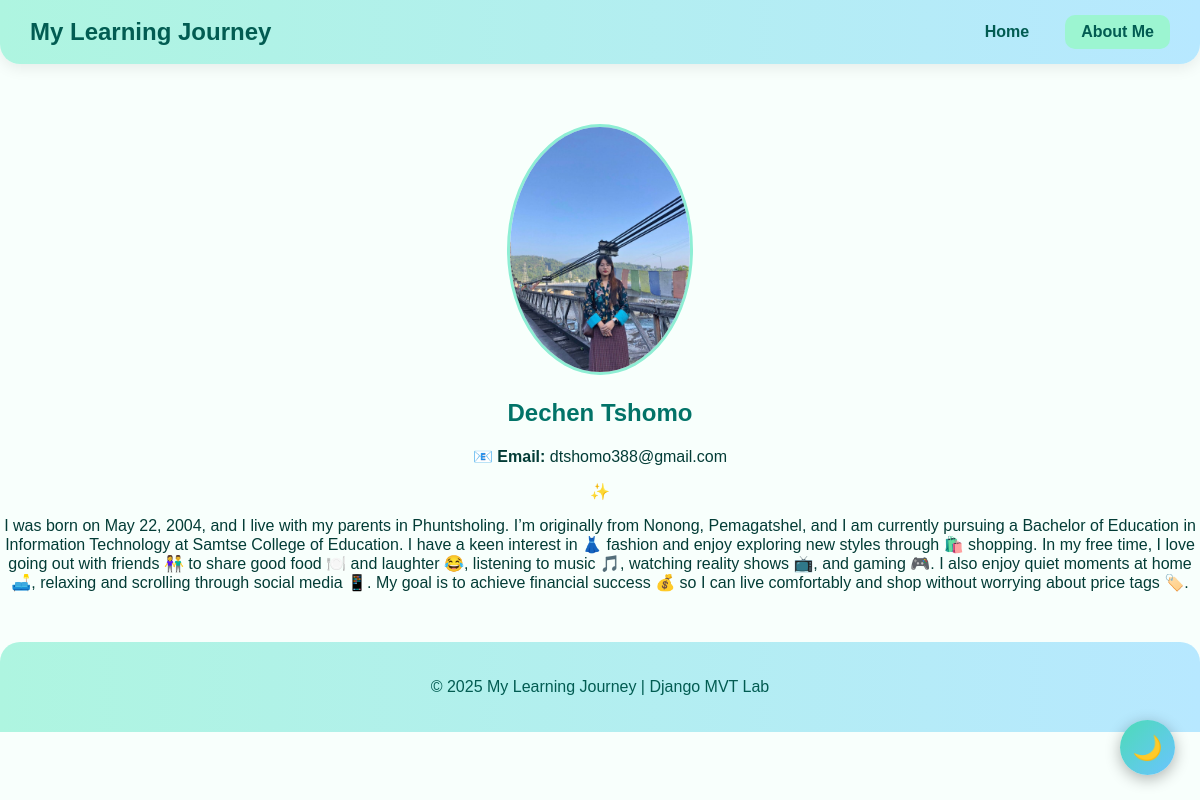
The page /about/ on the database its author committed.
### dtJourney/models.py (models this page shows, shortened)
class Profile(models.Model):
    full_name = models.CharField(max_length=100)
    email = models.EmailField(blank=True)
    bio = models.TextField(blank=True)

### dtJourney/views.py (the view)
# urls.py: path('about/', views.about_me, name='about_me') # about page
def about_me(request):
    profile = Profile.objects.first()
    return render(request, 'aboutme.html', {'profile': profile})

### dtJourney/templates/aboutme.html (shortened to what this page needs)
{% load static %}
<!DOCTYPE html>
<html lang="en">
<head>
  <link rel="stylesheet" href="{% static 'styles/styles.css' %}">
</head>
<body>
  <header class="top-bar">
    <div class="site-title">My Learning Journey</div>
    <div class="nav-links">
      <a href="{% url 'dtJourney:index' %}">Home</a>
      <a href="{% url 'dtJourney:about_me' %}" class="active">About Me</a>
    </div>
  </header>
  <main style="text-align:center; margin-top:60px;">
    {% if profile %}
      <img src="{% static 'images/myself.jpg' %}" alt="{{ profile.full_name }}" style="width:180px; border-radius:50%; border:3px solid #8eeed4;">
      <h2 style="margin-top:20px; color:#027368;">{{ profile.full_name }}</h2>
      <p><strong>📧 Email:</strong> {{ profile.email }}</p>
      <p style="max-width:600px; margin:auto;">✨ {{ profile.bio|linebreaks }}</p>
    {% endif %}
  </main>
  <footer>
    <p>&copy; 2025 My Learning Journey | Django MVT Lab</p>
  </footer>
  <button class="theme-toggle" id="theme-toggle">🌙</button>
</body>
</html>

### dtJourney/templates/aboutme.html (style rules this page uses)
body { font-family: "Poppins", sans-serif; background: #f8fffc; color: #033c36; margin: 0; transition: background 0.4s, color 0.4s; }
.top-bar { background: linear-gradient(to right, #aef5e0, #b7e8ff); display: flex; justify-content: space-between; align-items: center; padding: 15px 30px; border-radius: 0 0 20px 20px; position: sticky; top: 0; z-index: 1000; box-shadow: 0 4px 15px rgba(0,0,0,0.08); }
.site-title { font-weight:700; font-size:1.5rem; color:#025c52; }
.nav-links { display:flex; gap:20px; }
.nav-links a { text-decoration:none; color:#025c52; font-weight:600; padding:8px 16px; border-radius:10px; transition:0.3s; }
.nav-links a.active { background-color:#9cf5d1; color:#025c52; }
footer { text-align:center; padding:20px; margin-top:50px; background:linear-gradient(to right,#aef5e0,#b7e8ff); border-radius:20px 20px 0 0; color:#025c52; }
.theme-toggle { position:fixed; bottom:25px; right:25px; background:linear-gradient(135deg,#4ddbb7,#6ac4ff); color:white; border:none; border-radius:50%; width:55px; height:55px; font-size:1.5em; cursor:pointer; box-shadow:0 4px 15px rgba(0,0,0,0.3); transition:transform 0.3s; z-index:999; }

### rows shown on the page
Profile: full_name "Dechen Tshomo", email "dtshomo388@gmail.com", bio "I was born on May 22, 2004, and I live with my parents in Phuntsholing. I’m originally from Nonong, Pemagatshel, and I am currently pursuing a Bachelor of Education in Information Technology at Samtse College of Education. I have a keen interest in 👗 fashion and enjoy exploring new styles through 🛍️ shopping. In my free time, I love going out with friends 👫 to share good food 🍽️ and laughter 😂, listening to music 🎵, watching reality shows 📺, and gaming 🎮. I also enjoy quiet moments at home 🛋️, relaxing and scrolling through social media 📱. My goal is to achieve financial success 💰 so I can live comfortably and shop without worrying about price tags 🏷️."
